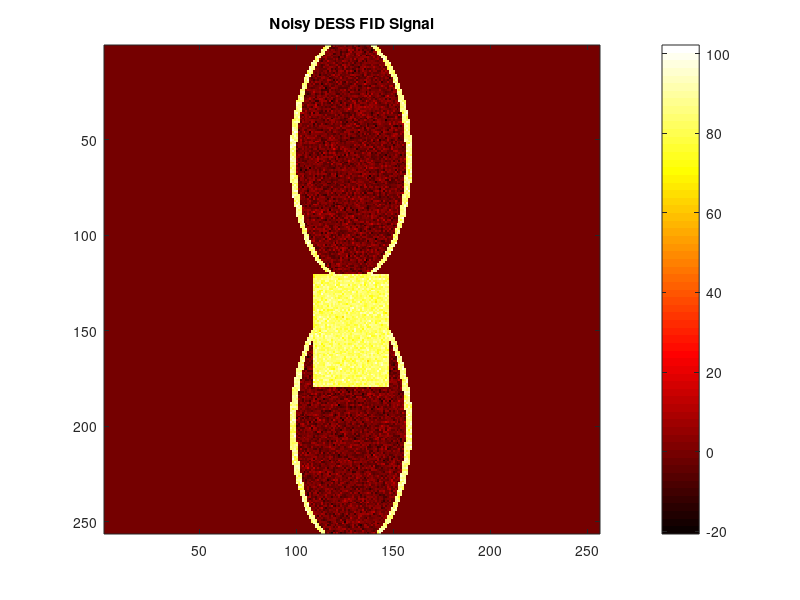
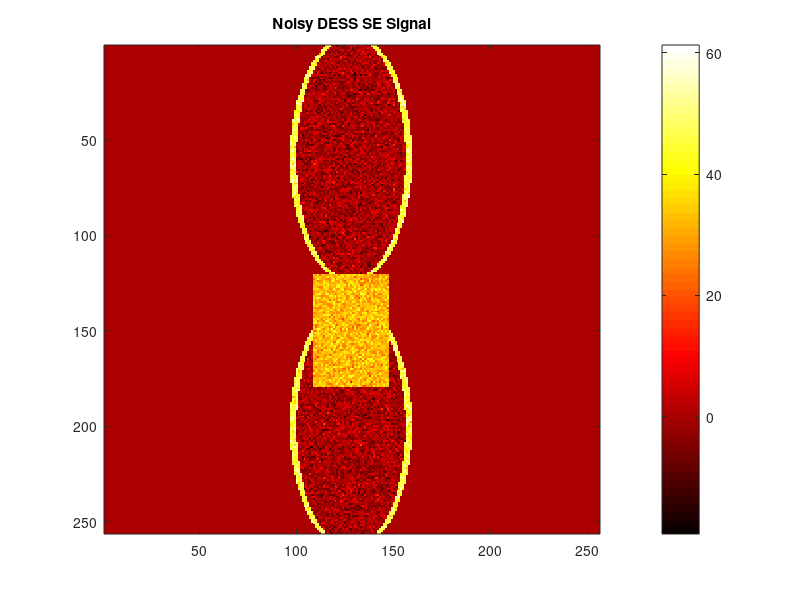
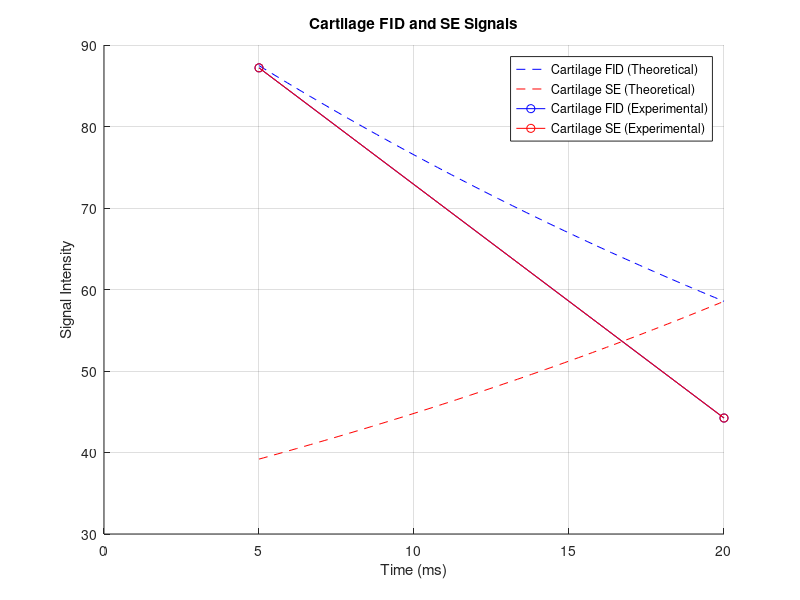
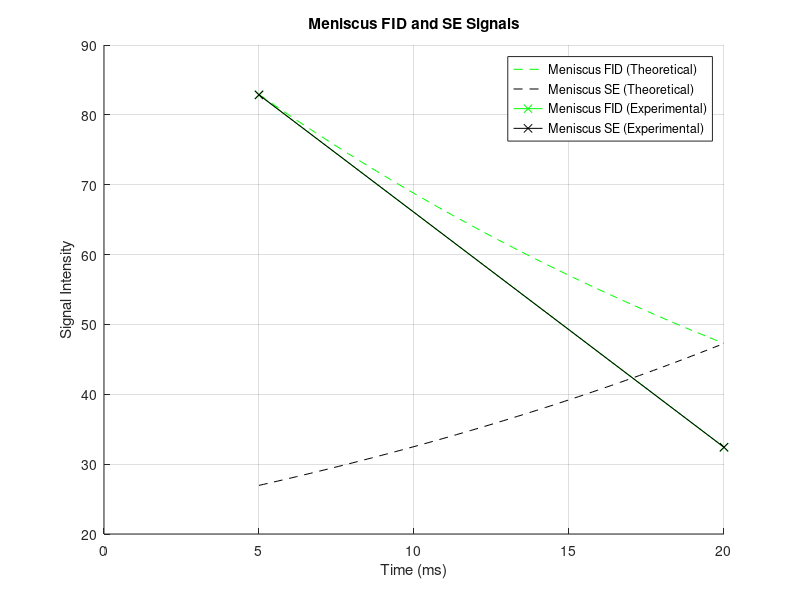

Here is the MATLAB script that generated these plots, in order:
clear; clc; close all
% Knee Phantom with T1 and T2 Maps
nx = 256; ny = 256;  % Number of pixels in x&y direction
phantom = zeros(nx, ny);  % Start a blank phantom
[X, Y] = meshgrid(1:nx, 1:ny);  % Create a coordinate grid

% Initialize T1 and T2 maps
T1_map = zeros(nx, ny);
T2_map = zeros(nx, ny);

% Bone (Femur and Tibia)
femur_mask = ((X - 128).^2 / 800 + (Y - 200).^2 / 4000) < 1;
tibia_mask = ((X - 128).^2 / 800 + (Y - 60).^2 / 4000) < 1;

% Assign T1 and T2 values for bone
T1_map(femur_mask) = 246;
T2_map(femur_mask) = 0.04; 
T1_map(tibia_mask) = 246;
T2_map(tibia_mask) = 0.04;

% Cartilage (Femur and Tibia)
cartilage_mask_femur = ((X - 128).^2 / 1000 + (Y - 200).^2 / 4200) < 1 & ~femur_mask;  % Femoral cartilage
cartilage_mask_tibia = ((X - 128).^2 / 1000 + (Y - 60).^2 / 4200) < 1 & ~tibia_mask;  % Tibial cartilage

% Assign T1 and T2 values for cartilage
T1_map(cartilage_mask_femur) = 900;
T2_map(cartilage_mask_femur) = 39;
T1_map(cartilage_mask_tibia) = 900;
T2_map(cartilage_mask_tibia) = 39;

% Meniscus
meniscus_mask = (Y > 120 & Y < 180 & abs(X - 128) < 20);

% Assign T1 and T2 values for meniscus
T1_map(meniscus_mask) = 960;
T2_map(meniscus_mask) = 26.7; 

%% Simulate Signal Decay (T2 Relaxation Equation)
TE = linspace(10, 200, 11);  % Echo times (10 ms to 200 ms, 10 steps)
S0 = 100;  % Initial signal intensity
sigma = 5; % Standard deviation for Gaussian noise

% Initialize Signal Matrix
signal_T2 = zeros(nx, ny, length(TE));  % 3D matrix: (x, y, TE)
noisy_signal_T2 = zeros(nx, ny, length(TE));

% Calculation
for i = 1:length(TE)
    signal_T2(:, :, i) = S0 * exp(-TE(i) ./ T2_map);
    signal_T2(isnan(signal_T2)) = 0;  % Handle division by zero for bone T2=0
    % Add Gaussian noise
    noisy_signal_T2(:, :, i) = signal_T2(:, :, i) + sigma * randn(size(signal_T2(:, :, i)));
end
% % Visualisation
% for i = 1:length(TE)
%     figure;
%     imagesc(noisy_signal_T2(:, :, i));
%     colormap('hot');
%     colorbar;
%     title(['Noisy Signal Decay at TE = ', num2str(TE(i)), ' ms']);
%     clim([0 S0]);  % Adjust color axis to the signal range
% end

%% Simulate Signal Recovery (T1 Relaxation Equation)
TR = linspace(10, 1000, 11);  % Repetition times (10 ms to 1000 ms, 10 steps)
M0 = 100;  % Initial magnetization

% Initialize Signal Matrix
signal_T1 = zeros(nx, ny, length(TR));  % 3D matrix: (x, y, TR)
noisy_signal_T1 = zeros(nx, ny, length(TR));

% Calculation
for i = 1:length(TR)
    signal_T1(:, :, i) = M0 * (1 - exp(-TR(i) ./ T1_map));
    signal_T1(isnan(signal_T1)) = 0;  % Handle division by zero for unassigned regions
    % Add Gaussian noise
    noisy_signal_T1(:, :, i) = signal_T1(:, :, i) + sigma * randn(size(signal_T1(:, :, i)));
end

% Visualisation
% for i = 1:length(TR)
%     figure;
%     imagesc(noisy_signal_T1(:, :, i));
%     colormap('hot');
%     colorbar;
%     title(['Noisy Signal Recovery at TR = ', num2str(TR(i)), ' ms']);
%     clim([0 M0]);  % Adjust color axis to the magnetization range
% end

%% Simulate DESS Sequence
FA = deg2rad(30);  % Flip angle in radians
TR_DESS = 20;      % Repetition time for DESS in ms
TE_DESS = 5;       % Echo time for DESS in ms

% Initialize DESS Signal Matrices
signal_DESS_FID = zeros(nx, ny);
signal_DESS_SE = zeros(nx, ny);
noisy_signal_DESS_FID = zeros(nx, ny);
noisy_signal_DESS_SE = zeros(nx, ny);

% DESS Signal Calculations
for x = 1:nx
    for y = 1:ny
        if T1_map(x, y) > 0 && T2_map(x, y) > 0
            % Calculate FID and SE signals
            signal_DESS_FID(x, y) = S0 * exp(-TE_DESS / T2_map(x, y));
            signal_DESS_SE(x, y) = S0 * exp(-2 * (TR_DESS - TE_DESS) / T2_map(x, y));
            % Add Gaussian noise
            noisy_signal_DESS_FID(x, y) = signal_DESS_FID(x, y) + sigma * randn;
            noisy_signal_DESS_SE(x, y) = signal_DESS_SE(x, y) + sigma * randn;
        end
    end
end

% Visualize Noisy DESS FID Signal
figure;
imagesc(noisy_signal_DESS_FID);
colormap('hot');
colorbar;
title('Noisy DESS FID Signal');

% Visualize Noisy DESS SE Signal
figure;
imagesc(noisy_signal_DESS_SE);
colormap('hot');
colorbar;
title('Noisy DESS SE Signal');


%% Plot DESS Signal for Cartilage and Meniscus with Theoretical Decay
% Calculate Mean Experimental Data for Cartilage and Meniscus
cartilage_DESS_FID = mean(noisy_signal_DESS_FID(cartilage_mask_femur));
cartilage_DESS_SE = mean(noisy_signal_DESS_SE(cartilage_mask_femur));

meniscus_DESS_FID = mean(noisy_signal_DESS_FID(meniscus_mask));
meniscus_DESS_SE = mean(noisy_signal_DESS_SE(meniscus_mask));

% Theoretical Curves for Cartilage
cartilage_T2_mean = mean(T2_map(cartilage_mask_femur));
TE_points = linspace(TE_DESS, TR_DESS, 100);
cartilage_FID_theoretical = S0 * exp(-TE_points / cartilage_T2_mean);
cartilage_SE_theoretical = S0 * exp(-(2 * TR_DESS - TE_points) / cartilage_T2_mean);

% Theoretical Curves for Meniscus
meniscus_T2_mean = mean(T2_map(meniscus_mask));
meniscus_FID_theoretical = S0 * exp(-TE_points / meniscus_T2_mean);
meniscus_SE_theoretical = S0 * exp(-(2 * TR_DESS - TE_points) / meniscus_T2_mean);

% Plot Cartilage Signals (FID and SE)
figure;
hold on;
plot(TE_points, cartilage_FID_theoretical, '--b', 'DisplayName', 'Cartilage FID (Theoretical)');
plot(TE_points, cartilage_SE_theoretical, '--r', 'DisplayName', 'Cartilage SE (Theoretical)');
plot([TE_DESS, TR_DESS], [cartilage_DESS_FID, cartilage_DESS_SE], '-ob', 'DisplayName', 'Cartilage FID (Experimental)');
plot([TE_DESS, TR_DESS], [cartilage_DESS_FID, cartilage_DESS_SE], '-or', 'DisplayName', 'Cartilage SE (Experimental)');
xlabel('Time (ms)');
ylabel('Signal Intensity');
title('Cartilage FID and SE Signals');
legend;
grid on;
hold off;

% Plot Meniscus Signals (FID and SE)
figure;
hold on;
plot(TE_points, meniscus_FID_theoretical, '--g', 'DisplayName', 'Meniscus FID (Theoretical)');
plot(TE_points, meniscus_SE_theoretical, '--k', 'DisplayName', 'Meniscus SE (Theoretical)');
plot([TE_DESS, TR_DESS], [meniscus_DESS_FID, meniscus_DESS_SE], '-xg', 'DisplayName', 'Meniscus FID (Experimental)');
plot([TE_DESS, TR_DESS], [meniscus_DESS_FID, meniscus_DESS_SE], '-xk', 'DisplayName', 'Meniscus SE (Experimental)');
xlabel('Time (ms)');
ylabel('Signal Intensity');
title('Meniscus FID and SE Signals');
legend;
grid on;
hold off;

%% Simulate K-Space Acquisition for DESS
% Fourier transform to simulate k-space acquisition
k_space_DESS_FID = fftshift(fft2(noisy_signal_DESS_FID));
k_space_DESS_SE = fftshift(fft2(noisy_signal_DESS_SE));

% Visualize K-Space
figure;
imagesc(log(abs(k_space_DESS_FID))); % Log scale for better visibility
colormap('gray');
colorbar;
title('K-Space of DESS FID Signal');

figure;
imagesc(log(abs(k_space_DESS_SE))); % Log scale for better visibility
colormap('gray');
colorbar;
title('K-Space of DESS SE Signal');

% Reconstruct the image from k-space (inverse Fourier transform)
reconstructed_DESS_FID = abs(ifft2(ifftshift(k_space_DESS_FID)));
reconstructed_DESS_SE = abs(ifft2(ifftshift(k_space_DESS_SE)));

% Visualize Reconstructed Images
figure;
imagesc(reconstructed_DESS_FID);
colormap('hot');
colorbar;
title('Reconstructed DESS FID Image');

figure;
imagesc(reconstructed_DESS_SE);
colormap('hot');
colorbar;
title('Reconstructed DESS SE Image');

